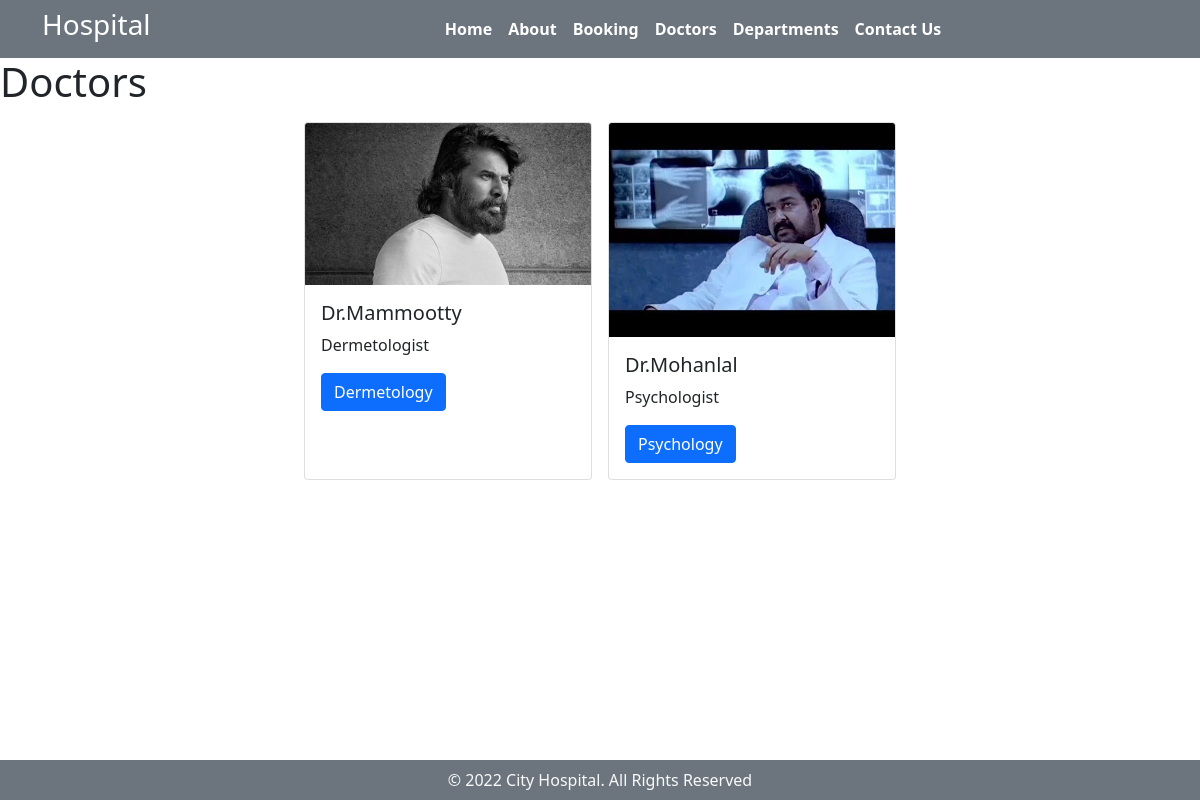
Page /doctors on the committed database.
### Home/models.py (models this page shows, shortened)
class doctors(models.Model):
    docs_name = models.CharField(max_length=100,null=True, blank=True)
    docs_spec = models.CharField(max_length=100,null=True, blank=True)
    dep_name = models.ForeignKey(departments, on_delete=models.CASCADE,null=True, blank=True)
    docs_image = models.ImageField(upload_to='doctors')

class departments(models.Model):
    dep_name = models.CharField(max_length=100,null=True, blank=True)
    dep_descriptions = models.TextField()
    def __str__(self):
        return self.dep_name

### Home/views.py (the view)
# urls.py: path('doctors', views.doctor,name='doctors'),
def doctor(request):
    dict_docs = {
        'docs':doctors.objects.all()
    }
    return render(request,'doctor.html',dict_docs)

### templates/doctor.html
{% extends 'base.html'%} {%block title%} Doctors {%endblock%} {%block content%}
<h1>Doctors</h1>
<div class="d-flex flex-row justify-content-center">
  {% for d in docs%}
  <div class="card m-2" style="width: 18rem">
    <img class="card-img-top" src="{{d.docs_image.url}}" alt="Card image cap" />
    <div class="card-body">
      <h5 class="card-title">Dr.{{d.docs_name}}</h5>
      <p class="card-text">{{d.docs_spec}}</p>
      <a href="#" class="btn btn-primary">{{d.dep_name}}</a>
    </div>
  </div>
  {%endfor%}
</div>
{% endblock%}

### rows in the picture
doctors: docs_image (picture), docs_name "Mammootty", docs_spec "Dermetologist", dep_name "Dermetology"
doctors: docs_image (picture), docs_name "Mohanlal", docs_spec "Psychologist", dep_name "Psychology"
